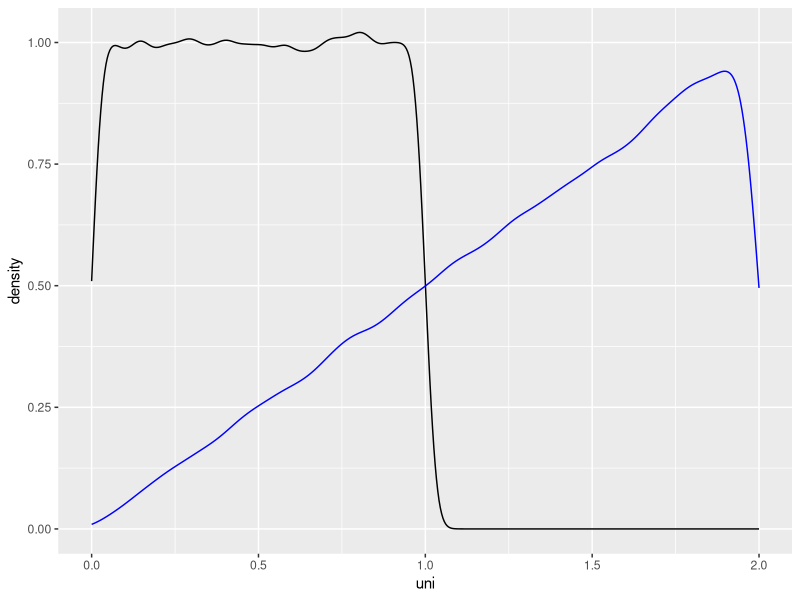

The R script that drew this image:
## ---- chunk 1
knitr::opts_chunk$set(echo = TRUE)
library('tidyverse')
## ---- chunk 2
set.seed(10212018) # Set seed for pseudo-random number generate

n <- 100000 # Set sample size, i.e. number of draws

# Generate random sample of size n from the uniform distribution, transform using inverse function
df <- data_frame(uni = runif(n)) %>%
  mutate(
    dist = 2*sqrt(uni),
    dist2 = (1/2)*uni
  )

# Show Data
head(df)
## ---- chunk 3
df %>% ggplot() + 
  geom_density(aes(x = uni)) + # Plot the distribution of the randomly generatd points in black
  geom_density(aes(x = dist), colour = "blue") # "" of the ransformed poitns in blue


df %>% summarise_all(funs(mean))
